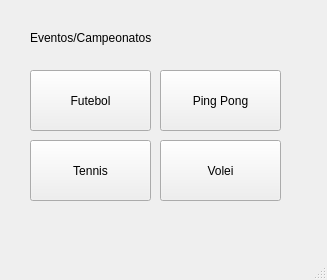
<?xml version="1.0" encoding="UTF-8"?>
<ui version="4.0">
 <class>eventos</class>
 <widget class="QMainWindow" name="eventos">
  <property name="geometry">
   <rect>
    <x>0</x>
    <y>0</y>
    <width>327</width>
    <height>280</height>
   </rect>
  </property>
  <property name="windowTitle">
   <string>MainWindow</string>
  </property>
  <widget class="QWidget" name="centralwidget">
   <widget class="QLabel" name="label">
    <property name="geometry">
     <rect>
      <x>30</x>
      <y>30</y>
      <width>121</width>
      <height>16</height>
     </rect>
    </property>
    <property name="text">
     <string>Eventos/Campeonatos</string>
    </property>
   </widget>
   <widget class="QPushButton" name="pushButton">
    <property name="geometry">
     <rect>
      <x>30</x>
      <y>70</y>
      <width>121</width>
      <height>61</height>
     </rect>
    </property>
    <property name="text">
     <string>Futebol</string>
    </property>
   </widget>
   <widget class="QPushButton" name="pushButton_2">
    <property name="geometry">
     <rect>
      <x>160</x>
      <y>70</y>
      <width>121</width>
      <height>61</height>
     </rect>
    </property>
    <property name="text">
     <string>Ping Pong</string>
    </property>
   </widget>
   <widget class="QPushButton" name="pushButton_3">
    <property name="geometry">
     <rect>
      <x>30</x>
      <y>140</y>
      <width>121</width>
      <height>61</height>
     </rect>
    </property>
    <property name="text">
     <string>Tennis</string>
    </property>
   </widget>
   <widget class="QPushButton" name="pushButton_4">
    <property name="geometry">
     <rect>
      <x>160</x>
      <y>140</y>
      <width>121</width>
      <height>61</height>
     </rect>
    </property>
    <property name="text">
     <string>Volei</string>
    </property>
   </widget>
  </widget>
  <widget class="QMenuBar" name="menubar">
   <property name="geometry">
    <rect>
     <x>0</x>
     <y>0</y>
     <width>327</width>
     <height>21</height>
    </rect>
   </property>
  </widget>
  <widget class="QStatusBar" name="statusbar"/>
 </widget>
 <resources/>
 <connections/>
</ui>
